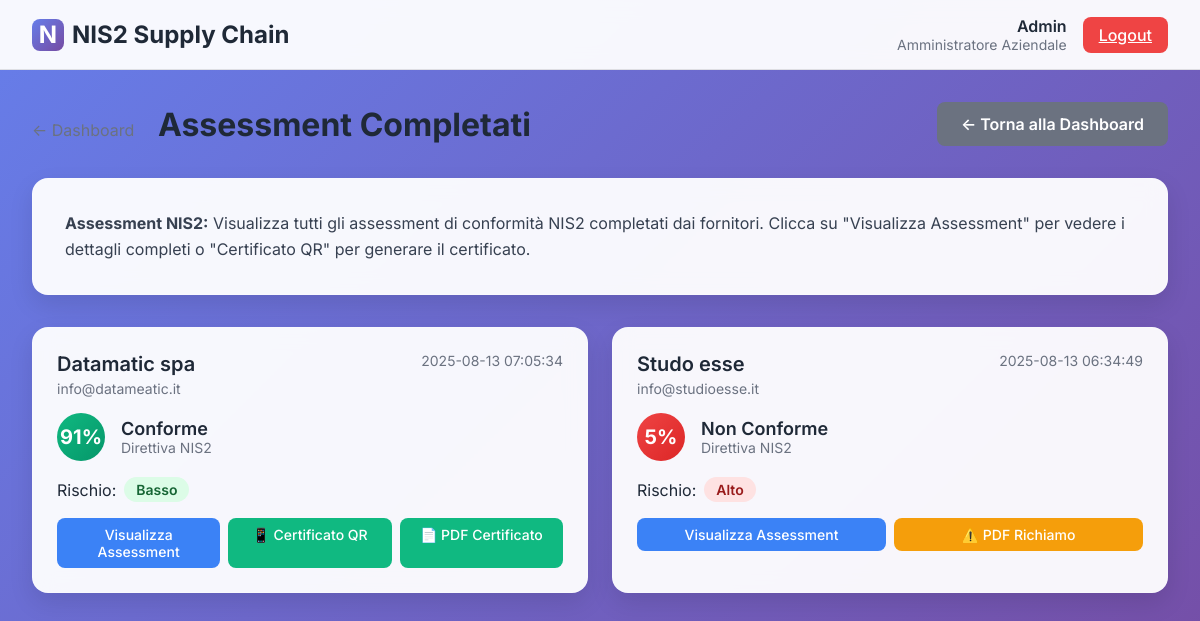
Page /assessments (signed in) on the committed database.
### tables this page shows
CREATE TABLE suppliers (
            id INTEGER PRIMARY KEY AUTOINCREMENT,
            name TEXT NOT NULL,
            email TEXT NOT NULL,
            company_id INTEGER NOT NULL,
            compliance_score INTEGER,
            risk_level TEXT,
            assessment_date TIMESTAMP,
            assessment_token TEXT,
            created_at TIMESTAMP DEFAULT CURRENT_TIMESTAMP, address TEXT, city TEXT,
            FOREIGN KEY (company_id) REFERENCES companies (id)
        );

### main_dev.py (the view)
@app.get("/assessments")
async def assessments_page(request: Request):
    user = await get_current_user(request)
    if not user:
        return RedirectResponse(url="/company-login")
    conn = sqlite3.connect('nis2_supply_chain.db')
    cursor = conn.cursor()
    company_id = user.get("company_id")
    if not company_id:
        return RedirectResponse(url="/company-login")
    cursor.execute('''
        SELECT id, name, email, compliance_score, risk_level, assessment_date
        FROM suppliers
        WHERE compliance_score IS NOT NULL AND company_id = ?
        ORDER BY assessment_date DESC
    ''', (company_id,))
    assessments = cursor.fetchall()
    conn.close()
    context = {
        "request": request,
        "assessments": assessments,
        "user": user
    }
    return templates.TemplateResponse("assessments.html", context)

### templates/assessments.html (shortened to what this page needs)
<!DOCTYPE html>
<html lang="it">
<head>
    <link rel="stylesheet" href="/static/css/dashboard.css">
</head>
<body>
    <header class="header">
        <div class="header-content">
            <a href="/company-dashboard/1" class="logo">
                <div class="logo-icon">N</div>
                <span>NIS2 Supply Chain</span>
            </a>
            <div class="user-menu">
                <div class="user-info">
                    <div class="user-name">Admin</div>
                    <div class="user-role">Amministratore Aziendale</div>
                </div>
                <a href="/company-logout" class="logout-btn">Logout</a>
            </div>
        </div>
    </header>
    <main class="assessments-container">
        <div class="page-header">
            <h1 class="page-title">
                <a href="/company-dashboard/1" class="back-link">← Dashboard</a>
                Assessment Completati
            </h1>
                            <a href="/company-dashboard/{{ user.company_id }}" class="back-btn">← Torna alla Dashboard</a>
        </div>
        <div class="info-box">
            <div class="info-text">
                <strong>Assessment NIS2:</strong> Visualizza tutti gli assessment di conformità NIS2 completati dai fornitori.
                Clicca su "Visualizza Assessment" per vedere i dettagli completi o "Certificato QR" per generare il certificato.
            </div>
        </div>
        {% if assessments %}
            <div class="assessments-grid">
                {% for assessment in assessments %}
                <div class="assessment-card">
                    <div class="assessment-header">
                        <div class="supplier-info">
                            <div class="supplier-name">{{ assessment[1] }}</div>
                            <div class="supplier-email">{{ assessment[2] }}</div>
                        </div>
                        <div class="assessment-date">
                            {{ assessment[5] or 'Data non disponibile' }}
                        </div>
                    </div>
                    <div class="compliance-score">
                        {% if assessment[3] and assessment[3] >= 70 %}
                            <div class="score-circle score-high">{{ assessment[3] }}%</div>
                        {% elif assessment[3] and assessment[3] >= 50 %}
                            <div class="score-circle score-medium">{{ assessment[3] }}%</div>
                        {% else %}
                            <div class="score-circle score-low">{{ assessment[3] or 'N/A' }}%</div>
                        {% endif %}
                        <div class="score-info">
                            <div class="score-value">
                                {% if assessment[3] and assessment[3] >= 70 %}
                                    Conforme
                                {% elif assessment[3] and assessment[3] >= 50 %}
                                    Parzialmente Conforme
                                {% else %}
                                    Non Conforme
                                {% endif %}
                            </div>
                            <div class="score-status">Direttiva NIS2</div>
                        </div>
                    </div>
                    <div class="risk-level">
                        <span>Rischio:</span>
                        {% if assessment[4] == 'Basso' %}
                            <span class="risk-badge risk-low">{{ assessment[4] }}</span>
                        {% elif assessment[4] == 'Medio' %}
                            <span class="risk-badge risk-medium">{{ assessment[4] }}</span>
                        {% elif assessment[4] == 'Alto' %}
                            <span class="risk-badge risk-high">{{ assessment[4] }}</span>
                        {% else %}
                            <span class="risk-badge risk-medium">Non Valutato</span>
                        {% endif %}
                    </div>
                    <div class="assessment-actions">
                        <a href="/assessment/{{ assessment[0] }}" class="action-btn btn-primary">Visualizza Assessment</a>
                        {% if assessment[3] and assessment[3] >= 70 %}
                            <a href="/v/{{ assessment[0] }}" class="action-btn btn-success">📱 Certificato QR</a>
                            <a href="/certificate/{{ assessment[0] }}" class="action-btn btn-success" target="_blank">📄 PDF Certificato</a>
                        {% else %}
                            <a href="/warning/{{ assessment[0] }}" class="action-btn btn-warning" target="_blank">⚠️ PDF Richiamo</a>
                        {% endif %}
                    </div>
                </div>
                {% endfor %}
            </div>
        {% endif %}
    </main>
</body>
</html>

### static/css/dashboard.css (style rules this page uses)
* { margin: 0; padding: 0; box-sizing: border-box; }
body { font-family: 'Inter', -apple-system, BlinkMacSystemFont, 'Segoe UI', Roboto, sans-serif; background: linear-gradient(135deg, #667eea 0%, #764ba2 100%); min-height: 100vh; color: #1f2937; }
.header { background: rgba(255, 255, 255, 0.95); backdrop-filter: blur(10px); border-bottom: 1px solid rgba(0, 0, 0, 0.1); padding: 1rem 2rem; position: sticky; top: 0; z-index: 50; }
.header-content { max-width: 1200px; margin: 0 auto; display: flex; justify-content: space-between; align-items: center; }
.logo { display: flex; align-items: center; gap: 0.5rem; font-size: 1.5rem; font-weight: 700; color: #1f2937; text-decoration: none; }
.logo-icon { width: 2rem; height: 2rem; background: linear-gradient(135deg, #667eea, #764ba2); border-radius: 0.5rem; display: flex; align-items: center; justify-content: center; color: white; font-weight: bold; }
.user-menu { display: flex; align-items: center; gap: 1rem; }
.user-info { text-align: right; }
.user-name { font-weight: 600; color: #1f2937; }
.user-role { font-size: 0.875rem; color: #6b7280; }
.logout-btn { background: #ef4444; color: white; border: none; padding: 0.5rem 1rem; border-radius: 0.5rem; cursor: pointer; font-weight: 500; transition: all 0.2s; }

### templates/assessments.html (style rules this page uses)
.assessments-container { max-width: 1200px; margin: 0 auto; padding: 2rem; }
.page-header { display: flex; justify-content: space-between; align-items: center; margin-bottom: 2rem; }
.page-title { font-size: 2rem; font-weight: 700; color: #1f2937; }
.back-link { color: #6b7280; text-decoration: none; font-size: 1rem; font-weight: 400; margin-right: 1rem; transition: color 0.2s; }
.back-btn { background: #6b7280; color: white; border: none; padding: 0.75rem 1.5rem; border-radius: 0.5rem; font-weight: 600; cursor: pointer; transition: all 0.2s; text-decoration: none; }
.info-box { background: rgba(255, 255, 255, 0.95); backdrop-filter: blur(10px); border-radius: 1rem; padding: 2rem; box-shadow: 0 10px 25px rgba(0, 0, 0, 0.1); border: 1px solid rgba(255, 255, 255, 0.2); margin-bottom: 2rem; }
.info-text { font-size: 1rem; color: #374151; line-height: 1.6; }
.assessments-grid { display: grid; grid-template-columns: repeat(auto-fill, minmax(400px, 1fr)); gap: 1.5rem; }
.assessment-card { background: rgba(255, 255, 255, 0.95); backdrop-filter: blur(10px); border-radius: 1rem; padding: 1.5rem; box-shadow: 0 10px 25px rgba(0, 0, 0, 0.1); border: 1px solid rgba(255, 255, 255, 0.2); transition: all 0.3s ease; }
.assessment-header { display: flex; justify-content: space-between; align-items: flex-start; margin-bottom: 1rem; }
.supplier-info { flex: 1; }
.supplier-name { font-size: 1.25rem; font-weight: 600; color: #1f2937; margin-bottom: 0.25rem; }
.supplier-email { color: #6b7280; font-size: 0.875rem; }
.assessment-date { font-size: 0.875rem; color: #6b7280; text-align: right; }
.compliance-score { display: flex; align-items: center; gap: 1rem; margin-bottom: 1rem; }
.score-circle { width: 3rem; height: 3rem; border-radius: 50%; display: flex; align-items: center; justify-content: center; font-size: 1.25rem; font-weight: 700; color: white; }
.score-high { background: linear-gradient(135deg, #10b981, #059669); }
.score-low { background: linear-gradient(135deg, #ef4444, #dc2626); }
.score-info { flex: 1; }
.score-value { font-size: 1.125rem; font-weight: 600; color: #1f2937; }
.score-status { font-size: 0.875rem; color: #6b7280; }
.risk-level { display: flex; align-items: center; gap: 0.5rem; margin-bottom: 1rem; }
.risk-badge { padding: 0.25rem 0.75rem; border-radius: 1rem; font-weight: 600; font-size: 0.875rem; }
.risk-low { background: #dcfce7; color: #166534; }
.risk-high { background: #fee2e2; color: #991b1b; }
.assessment-actions { display: flex; gap: 0.5rem; }
.action-btn { padding: 0.5rem 1rem; border: none; border-radius: 0.5rem; font-weight: 500; cursor: pointer; transition: all 0.2s; text-decoration: none; font-size: 0.875rem; flex: 1; text-align: center; }
.btn-primary { background: #3b82f6; color: white; }
.btn-success { background: #10b981; color: white; }
.btn-warning { background: #f59e0b; color: white; }

### rows in the picture
suppliers: name "Datamatic spa", email "info@datameatic.it", assessment_date "2025-08-13 07:05:34", compliance_score "91", shows "Conforme", risk_level "Basso"
suppliers: name "Studo esse", email "info@studioesse.it", assessment_date "2025-08-13 06:34:49", compliance_score "5", shows "Non Conforme", risk_level "Alto"
